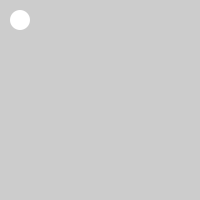
Frame 1 (no input)
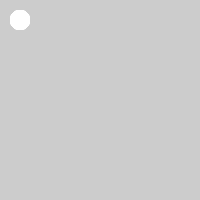
Frame 60 (the mouse pressed at the canvas centre just before this capture)
Frame 120 (the mouse held since frame 60 and released just before this capture): identical to frame 60, image omitted

The Processing sketch that drew these frames (run headless with seeded random() and noise(); from frame 60 on, the mouse is pressed at the canvas centre):

// Processing sketch: OOPinterfaceTests
// ── OOPinterfaceTests.pde
ofDrawing hey;

void setup(){
  size(200,200);
  smooth();
  
  hey = new ofDrawing();
}

void draw(){
  
  noStroke();
  ellipse(20,20,20,20);
  
}

interface oneWay{
  
  void greenIt();
  
}

interface anotherWay{
  
  void redIt();
  
}

class ofDrawing implements oneWay{
  
  ofDrawing(){
    
  }
  
  void greenIt(){
    fill(0,255,0);
  }
  
  void redIt(){
    fill(255,0,0);
  }
  
}
